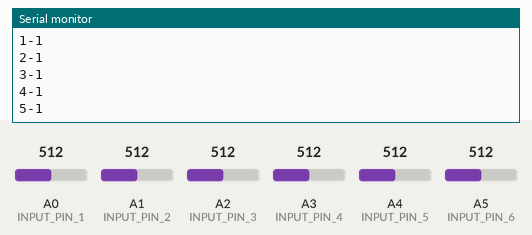
Simulated run of this sketch. Board: Arduino Uno, built with avr-gcc and run on an emulated ATmega328P. Parts: the last lines printed to the serial monitor. The test bench sets the inputs (shaded band); at power-on: A1 (INPUT_PIN_2) = 512, A2 (INPUT_PIN_3) = 512, A3 (INPUT_PIN_4) = 512, A5 (INPUT_PIN_6) = 512, A4 (INPUT_PIN_5) = 512, A0 (INPUT_PIN_1) = 512.

Above: at 1.2 s.
1.3 s: A1 (INPUT_PIN_2) set to 716
2.8 s: A2 (INPUT_PIN_3) set to 716
4.3 s: A3 (INPUT_PIN_4) set to 716
At 5.6 s:
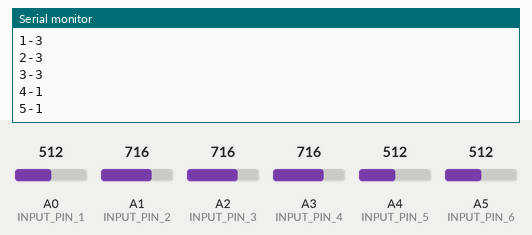
5.8 s: A5 (INPUT_PIN_6) set to 716
At 6.5 s:
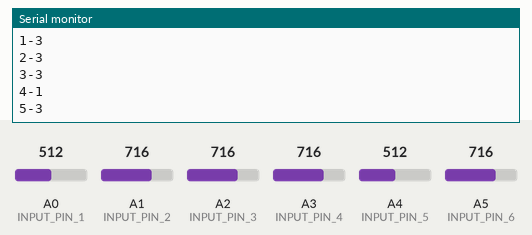
7.3 s: A4 (INPUT_PIN_5) set to 829
At 8.6 s:
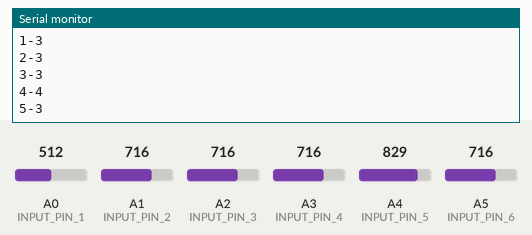
8.8 s: A4 (INPUT_PIN_5) set to 786
At 9.8 s:
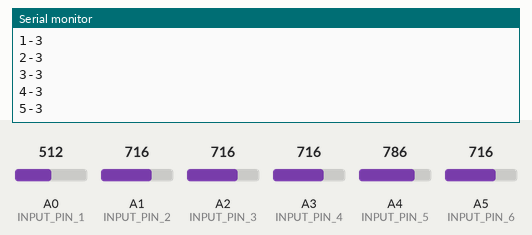
Timing chart, 0 to 11.3 s (numbered marks = the images above; inputs shaded):
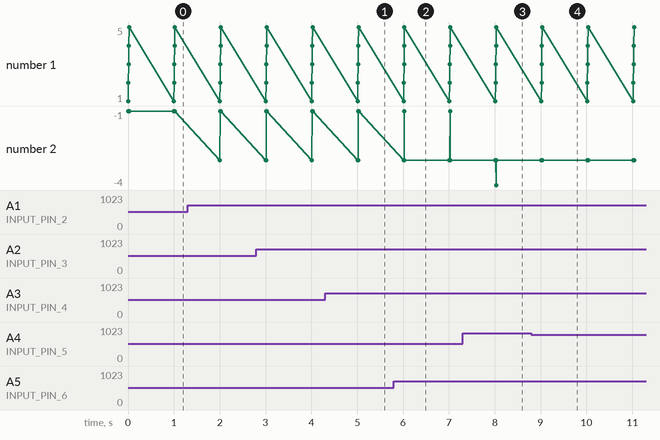

Measured:
- after the input at 4.3 s, the serial monitor: prints a new line after 0.72 s (image 1)
- after the input at 5.8 s, the serial monitor: prints a new line after 0.23 s (image 2)
- after the input at 7.3 s, the serial monitor: prints a new line after 0.73 s (image 3)
- after the input at 8.8 s, the serial monitor: prints a new line after 0.23 s (image 4)

The sketch:

template2.ino
```cpp
#define INPUT_PIN_1 A0
#define INPUT_PIN_2 A1
#define INPUT_PIN_3 A2
#define INPUT_PIN_4 A3
#define INPUT_PIN_5 A4
#define INPUT_PIN_6 A5

//Váriaveis das entradas analógicas sendo usadas

void setup() {
  pinMode(INPUT_PIN_1, INPUT);
  pinMode(INPUT_PIN_2, INPUT);
  pinMode(INPUT_PIN_3, INPUT);
  pinMode(INPUT_PIN_4, INPUT);
  pinMode(INPUT_PIN_5, INPUT);
  pinMode(INPUT_PIN_6, INPUT);
 // váriaveis de input
  Serial.begin(9600);
}

void loop() {
  int result1 = readAnalogButton(INPUT_PIN_1);
  int result2 = readAnalogButton(INPUT_PIN_2);
  int result3 = readAnalogButton(INPUT_PIN_3);
  int result4 = readAnalogButton(INPUT_PIN_4);
  int result5 = readAnalogButton(INPUT_PIN_5);
  int result6 = readAnalogButton(INPUT_PIN_6);


  // lê as variaveis de input e printa como resualtado
  result1 = (analogRead(INPUT_PIN_1));
  result2 = (analogRead(INPUT_PIN_2));
  result3 = (analogRead(INPUT_PIN_3));
  result4 = (analogRead(INPUT_PIN_4));
  result5 = (analogRead(INPUT_PIN_5));
  result6 = (analogRead(INPUT_PIN_6));


 if (result2 > 500 && (result2 < 513)) {
  Serial.println("1-1");
  }
  else if (result2 > 514 && (result2 < 682)) {
  Serial.println("1-2");
  }
  else if (result2 > 683 && (result2 < 767)) {
  Serial.println("1-3");
  }
  else if (result2 > 767 && (result2 < 819)) {
  Serial.println("1-4");
  }
  else if (result2 > 820 && (result2 < 853)) {
  Serial.println("1-5");
  }
  else if (result2 > 854 && (result2 < 878)) {
  Serial.println("1-6");
  }


  if (result3 > 500 && (result3 < 513)) {
  Serial.println("2-1");
  }
  else if (result3 > 514 && (result3 < 682)) {
  Serial.println("2-2");
  }
  else if (result3 > 683 && (result3 < 767)) {
  Serial.println("2-3");
  }
  else if (result3 > 767 && (result3 < 819)) {
  Serial.println("2-4");
  }
  else if (result3 > 820 && (result3 < 853)) {
  Serial.println("2-5");
  }
  else if (result3 > 854 && (result3 < 878)) {
  Serial.println("2-6");
  }
  else if (result3 > 879) {
  Serial.println("0");
  }

if (result4 > 508 && (result4 < 513)) {
  Serial.println("3-1");
  }
  else if (result4 > 514 && (result4 < 682)) {
  Serial.println("3-2");
  }
  else if (result4 > 683 && (result4 < 780)) {
  Serial.println("3-3");
  }
  else if (result4 > 790 && (result4 < 819)) {
  Serial.println("3-4");
  }
  else if (result4 > 820 && (result4 < 853)) {
  Serial.println("3-5");
  }
  else if (result4 > 854 && (result4 < 878)) {
  Serial.println("3-6");
  }
  else if (result4 > 879) {
  Serial.println("0");
  }

if (result5 > 508 && (result5 < 513)) {
  Serial.println("4-1");
  }
  else if (result5 > 670 && (result5 < 700)) {
  Serial.println("4-2");
  }
  else if (result5 > 740 && (result5 < 796)) {
  Serial.println("4-3");
  }
  else if (result5 > 800 && (result5 < 835)) {
  Serial.println("4-4");
  }
  else if (result5 > 840 && (result5 < 860)) {
  Serial.println("4-5");
  }
  else if (result5 > 870 && (result5 < 900)) {
  Serial.println("4-6");
  }
  else if (result5 > 879) {
  Serial.println("0");
  }

  if (result6 > 508 && (result6 < 513)) {
  Serial.println("5-1");
  }
  else if (result6 > 514 && (result6 < 682)) {
  Serial.println("5-2");
  }
  else if (result6 > 683 && (result6 < 767)) {
  Serial.println("5-3");
  }
  else if (result6 > 767 && (result6 < 830)) {
  Serial.println("5-4");
  }
  else if (result6 > 831 && (result6 < 853)) {
  Serial.println("5-5");
  }
  else if (result6 > 854 && (result6 < 878)) {
  Serial.println("5-6");
  }
  else if (result6 > 879) {
  Serial.println("0");
  }
  //imprime a informação no monitor serial

  delay(1000);

}
int readAnalogButton(int inputPin) {
  int button = analogRead(inputPin);
}
```
